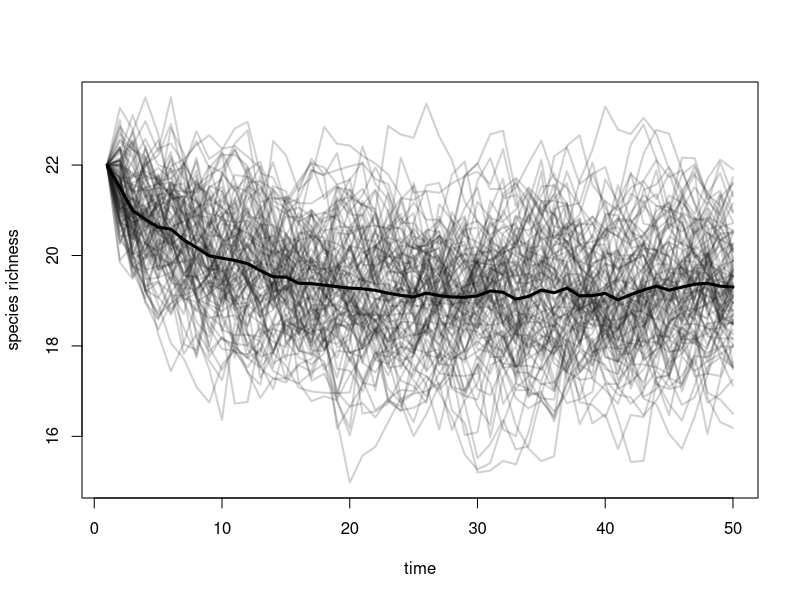
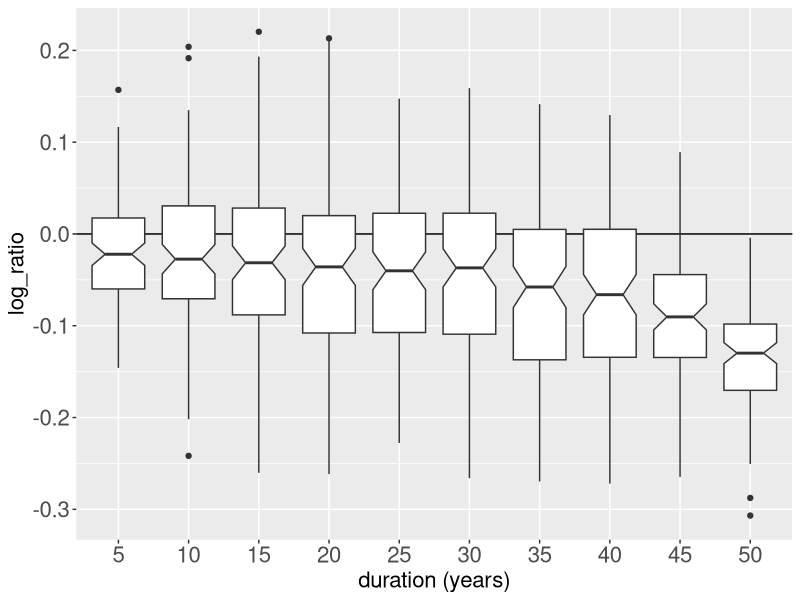
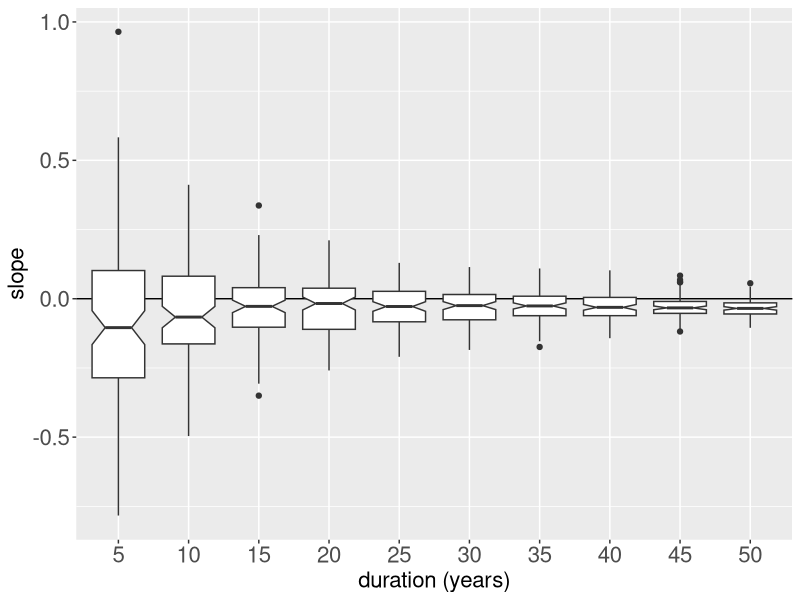
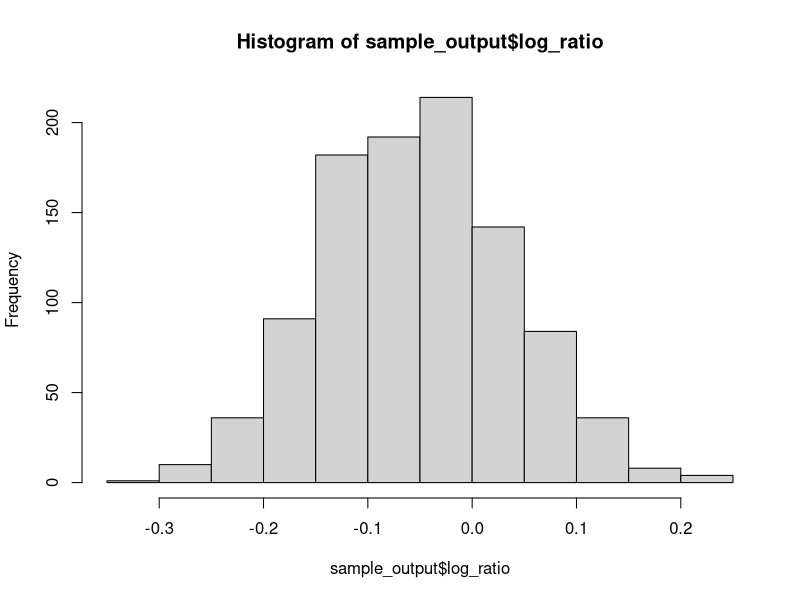
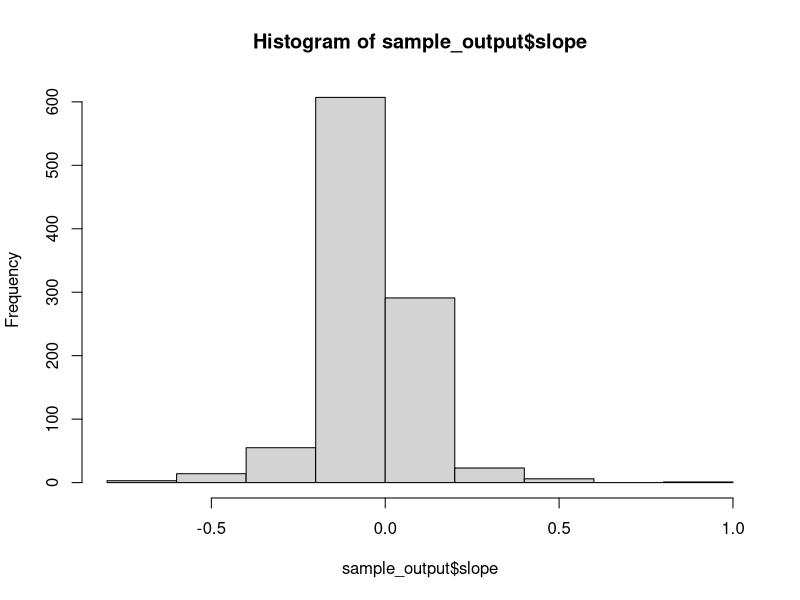
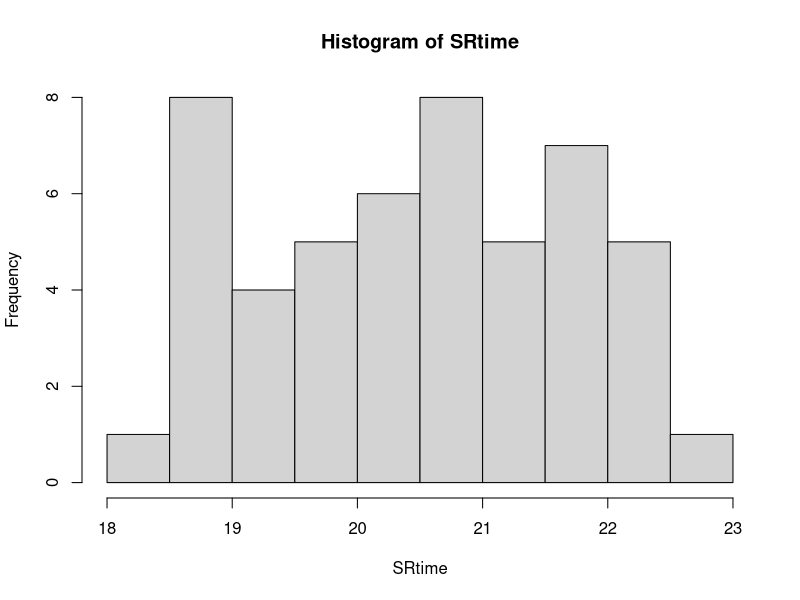

The R source for these figures, in order:

#Island biogeography model producing stochastic time series of species number
#Used in section 2 on duration in Gonzalez et al. submitted to Ecology
#This code estimates effect sizes for the trend in diversity. Adjusting the extinction and colonization probabilities
#allows us to create strong and weak trends in diversity. The aim is to see if we can get precise estimates of the trend
#using short time series. Then create a fake meta-analytic dataset to see how power it has to detecting a mean effect size different
#from zero. Note, we are assuming perfect sampling of the community, so no error in estimate of true local diversity.

rm(list=ls())
require(ggplot2)
require(nlme)
require(lattice)

IBG_fun<-function(SR.init=22,SR.pool=100,MAXGEN=50,Area=100,MAX.ext=0.5,MAX.col=0.3,area.exp=0.3,distance=100,distance.exp=0.1){
  
  e.prob<-rnorm(MAXGEN, mean=MAX.ext, sd=0.07)
  c.prob<-rnorm(MAXGEN, mean=MAX.col, sd=0.07)
  
  Time<-seq(from=1, to=MAXGEN)
  #vector for richness values
  SRtime<-matrix(0,MAXGEN,1)
  SRtime[1]<-SR.init

  
  #iterate equation over time 
  for(i in 2:MAXGEN){SRtime[i]<-SRtime[i-1]+(c.prob[i-1]*(SR.pool-SRtime[i-1]))/(distance.exp*distance)-(e.prob[i-1]*SRtime[i-1]/(Area^area.exp))}
  
  return(list(SRtime=SRtime,Time=Time))
}

MAXGEN<-50
IBG_output<-IBG_fun(MAXGEN = MAXGEN)
attach(IBG_output)

#########Sample time series shorter than MAXGEN#######
#Generate and store 100 time series from model. 
#Next take many short sample time series from these 100 series. These should start at random location in the series and extract continuous series 
#while respecting the time order of the species richness values. We create time series with durations of 10, 20, 30, 40, 50 years.
#We calculate the effect size of the trend (see below) for each of sample time series and store these values. 
#With the fake dataset we can calculate mean effect size using a hierarchical mixed model, with duration as a predictor.

reps<-100
sample_lengths<-seq(5,50,by=5)

sample_output<-data.frame(log_ratio=NA,slope=NA,rep=1:reps,sample_length=rep(sample_lengths,each=reps))
full_TS<-matrix(NA,50,reps)
sampled_TS<-data.frame(SR=NA, duration=NA,rep=NA, Time=NA)
for(r in 1:reps){
  output<-IBG_fun()
  Time<-output$Time
  SRtime<-output$SRtime
  full_TS[,r]<-SRtime
  for(i in 1:length(sample_lengths)){
    sample_length<-sample_lengths[i]
    sample_start<-sample(Time[1:(length(Time)-sample_length)],1)
    sample_TS<-SRtime[sample_start:(sample_start+sample_length-1)]
    sample_output$log_ratio[sample_output$sample_length==sample_length & sample_output$rep==r]<-log(sample_TS[length(sample_TS)]/sample_TS[1])
    sample_output$slope[sample_output$sample_length==sample_length & sample_output$rep==r]<-coef(lm(sample_TS~c(1:sample_length)))[2]
    sampled.df<-data.frame(SR=sample_TS,duration=rep(sample_length,sample_length),rep=r, Time=c(1:sample_length))
    sampled_TS<-rbind(sampled_TS,sampled.df)
    #sample_output$slope[sample_output$sample_length==sample_length & sample_output$rep==r]<-coef(gls(sample_TS~c(1:sample_length),cor=corAR1(0.7)))[2]
  }}
sampled_TS<-sampled_TS[-1,]

#matplot full series dataframe
colr <- rgb(0.1,0.1,0.1,0.2, names = NULL, maxColorValue = 1)
matplot(full_TS, type="l", col=colr, lty=1, lwd = 2, xlab="time", ylab="species richness")
lines(rowMeans(full_TS), type='l', lwd=3)

#plot(SRtime ~ Time, data = x.df, xlab='time (years)', ylab='species richness', type ='l' )
#abline(m2)

#plot summaries for full time series
#log ratio boxplot
ggplot(sample_output,aes(x=as.factor(sample_length),y=log_ratio))+geom_hline(yintercept = 0.0) + 
  geom_boxplot(notch = TRUE)+ labs(x = "duration (years)")+
  theme_grey()+theme(axis.text=element_text(size=16),axis.title=element_text(size=16))

#slope estimates boxplot
ggplot(sample_output,aes(x=as.factor(sample_length),y=slope))+geom_hline(yintercept = 0.0) + 
  geom_boxplot(notch = TRUE)+  labs(x = "duration (years)")+
  theme_grey()+theme(axis.text=element_text(size=16),axis.title=element_text(size=16))

#histogram effect size
hist(sample_output$log_ratio)
hist(sample_output$slope)
hist(SRtime)

#END  
